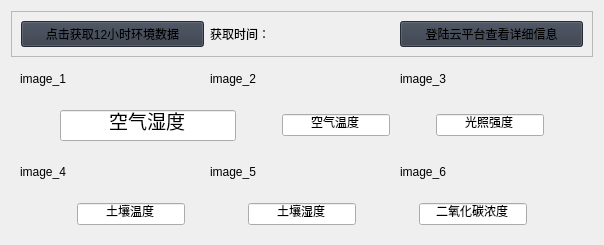
                     <widget class="QWidget" name="cloud_page1">
                      <property name="styleSheet">
                       <string notr="true"/>
                      </property>
                      <layout class="QGridLayout" name="gridLayout_7">
                       <item row="0" column="0">
                        <widget class="QFrame" name="frame_c1">
                         <property name="maximumSize">
                          <size>
                           <width>16777215</width>
                           <height>60</height>
                          </size>
                         </property>
                         <property name="frameShape">
                          <enum>QFrame::StyledPanel</enum>
                         </property>
                         <property name="frameShadow">
                          <enum>QFrame::Raised</enum>
                         </property>
                         <layout class="QHBoxLayout" name="horizontalLayout_11">
                          <item>
                           <widget class="QPushButton" name="btn_get_data_12hours">
                            <property name="styleSheet">
                             <string notr="true">background-color: rgb(52, 59, 72);</string>
                            </property>
                            <property name="text">
                             <string>点击获取12小时环境数据</string>
                            </property>
                           </widget>
                          </item>
                          <item>
                           <widget class="QLabel" name="label_time">
                            <property name="text">
                             <string>获取时间：</string>
                            </property>
                           </widget>
                          </item>
                          <item>
                           <widget class="QPushButton" name="Btn_open_cloud_web">
                            <property name="styleSheet">
                             <string notr="true">background-color: rgb(52, 59, 72);</string>
                            </property>
                            <property name="text">
                             <string>登陆云平台查看详细信息</string>
                            </property>
                           </widget>
                          </item>
                         </layout>
                        </widget>
                       </item>
                       <item row="1" column="0">
                        <widget class="QFrame" name="frame_c2">
                         <layout class="QHBoxLayout" name="horizontalLayout_7">
                          <item>
                           <widget class="QLabel" name="image_1">
                            <property name="text">
                             <string>image_1</string>
                            </property>
                           </widget>
                          </item>
                          <item>
                           <widget class="QLabel" name="image_2">
                            <property name="text">
                             <string>image_2</string>
                            </property>
                           </widget>
                          </item>
                          <item>
                           <widget class="QLabel" name="image_3">
                            <property name="text">
                             <string>image_3</string>
                            </property>
                           </widget>
                          </item>
                         </layout>
                        </widget>
                       </item>
                       <item row="2" column="0">
                        <widget class="QFrame" name="frame_c3">
                         <layout class="QHBoxLayout" name="horizontalLayout_6">
                          <item>
                           <spacer name="horizontalSpacer">
                            <property name="orientation">
                             <enum>Qt::Horizontal</enum>
                            </property>
                            <property name="sizeHint" stdset="0">
                             <size>
                              <width>40</width>
                              <height>20</height>
                             </size>
                            </property>
                           </spacer>
                          </item>
                          <item>
                           <widget class="QLineEdit" name="text_humidness">
                            <property name="font">
                             <font>
                              <family>Segoe UI</family>
                              <pointsize>14</pointsize>
                              <italic>false</italic>
                              <bold>false</bold>
                              <kerning>true</kerning>
                             </font>
                            </property>
                            <property name="layoutDirection">
                             <enum>Qt::LeftToRight</enum>
                            </property>
                            <property name="styleSheet">
                             <string notr="true"/>
                            </property>
                            <property name="text">
                             <string>空气湿度</string>
                            </property>
                            <property name="alignment">
                             <set>Qt::AlignCenter</set>
                            </property>
                           </widget>
                          </item>
                          <item>
                           <spacer name="horizontalSpacer_3">
                            <property name="orientation">
                             <enum>Qt::Horizontal</enum>
                            </property>
                            <property name="sizeHint" stdset="0">
                             <size>
                              <width>40</width>
                              <height>20</height>
                             </size>
                            </property>
                           </spacer>
                          </item>
                          <item>
                           <widget class="QLineEdit" name="text_temperature">
                            <property name="styleSheet">
                             <string notr="true"/>
                            </property>
                            <property name="text">
                             <string>空气温度</string>
                            </property>
                            <property name="alignment">
                             <set>Qt::AlignCenter</set>
                            </property>
                           </widget>
                          </item>
                          <item>
                           <spacer name="horizontalSpacer_2">
                            <property name="orientation">
                             <enum>Qt::Horizontal</enum>
                            </property>
                            <property name="sizeHint" stdset="0">
                             <size>
                              <width>40</width>
                              <height>20</height>
                             </size>
                            </property>
                           </spacer>
                          </item>
                          <item>
                           <widget class="QLineEdit" name="text_illumination">
                            <property name="text">
                             <string>光照强度</string>
                            </property>
                            <property name="alignment">
                             <set>Qt::AlignCenter</set>
                            </property>
                           </widget>
                          </item>
                          <item>
                           <spacer name="horizontalSpacer_4">
                            <property name="orientation">
                             <enum>Qt::Horizontal</enum>
                            </property>
                            <property name="sizeHint" stdset="0">
                             <size>
                              <width>40</width>
                              <height>20</height>
                             </size>
                            </property>
                           </spacer>
                          </item>
                         </layout>
                        </widget>
                       </item>
                       <item row="3" column="0">
                        <widget class="QFrame" name="frame_c4">
                         <layout class="QHBoxLayout" name="horizontalLayout_8">
                          <item>
                           <widget class="QLabel" name="image_4">
                            <property name="text">
                             <string>image_4</string>
                            </property>
                           </widget>
                          </item>
                          <item>
                           <widget class="QLabel" name="image_5">
                            <property name="minimumSize">
                             <size>
                              <width>0</width>
                              <height>0</height>
                             </size>
                            </property>
                            <property name="text">
                             <string>image_5</string>
                            </property>
                           </widget>
                          </item>
                          <item>
                           <widget class="QLabel" name="image_6">
                            <property name="text">
                             <string>image_6</string>
                            </property>
                           </widget>
                          </item>
                         </layout>
                        </widget>
                       </item>
                       <item row="4" column="0">
                        <widget class="QFrame" name="frame_c5">
                         <layout class="QHBoxLayout" name="horizontalLayout_10">
                          <item>
                           <spacer name="horizontalSpacer_5">
                            <property name="orientation">
                             <enum>Qt::Horizontal</enum>
                            </property>
                            <property name="sizeHint" stdset="0">
                             <size>
                              <width>40</width>
                              <height>20</height>
                             </size>
                            </property>
                           </spacer>
                          </item>
                          <item>
                           <widget class="QLineEdit" name="lineEdit_3">
                            <property name="text">
                             <string>土壤温度</string>
                            </property>
                            <property name="alignment">
                             <set>Qt::AlignCenter</set>
                            </property>
                           </widget>
                          </item>
                          <item>
                           <spacer name="horizontalSpacer_6">
                            <property name="orientation">
                             <enum>Qt::Horizontal</enum>
                            </property>
                            <property name="sizeHint" stdset="0">
                             <size>
                              <width>40</width>
                              <height>20</height>
                             </size>
                            </property>
                           </spacer>
                          </item>
                          <item>
                           <widget class="QLineEdit" name="lineEdit_4">
                            <property name="text">
                             <string>土壤湿度</string>
                            </property>
                            <property name="alignment">
                             <set>Qt::AlignCenter</set>
                            </property>
                           </widget>
                          </item>
                          <item>
                           <spacer name="horizontalSpacer_7">
                            <property name="orientation">
                             <enum>Qt::Horizontal</enum>
                            </property>
                            <property name="sizeHint" stdset="0">
                             <size>
                              <width>40</width>
                              <height>20</height>
                             </size>
                            </property>
                           </spacer>
                          </item>
                          <item>
                           <widget class="QLineEdit" name="lineEdit_2">
                            <property name="text">
                             <string>二氧化碳浓度</string>
                            </property>
                            <property name="alignment">
                             <set>Qt::AlignCenter</set>
                            </property>
                           </widget>
                          </item>
                          <item>
                           <spacer name="horizontalSpacer_8">
                            <property name="orientation">
                             <enum>Qt::Horizontal</enum>
                            </property>
                            <property name="sizeHint" stdset="0">
                             <size>
                              <width>40</width>
                              <height>20</height>
                             </size>
                            </property>
                           </spacer>
                          </item>
                         </layout>
                        </widget>
                       </item>
                      </layout>
                     </widget>
